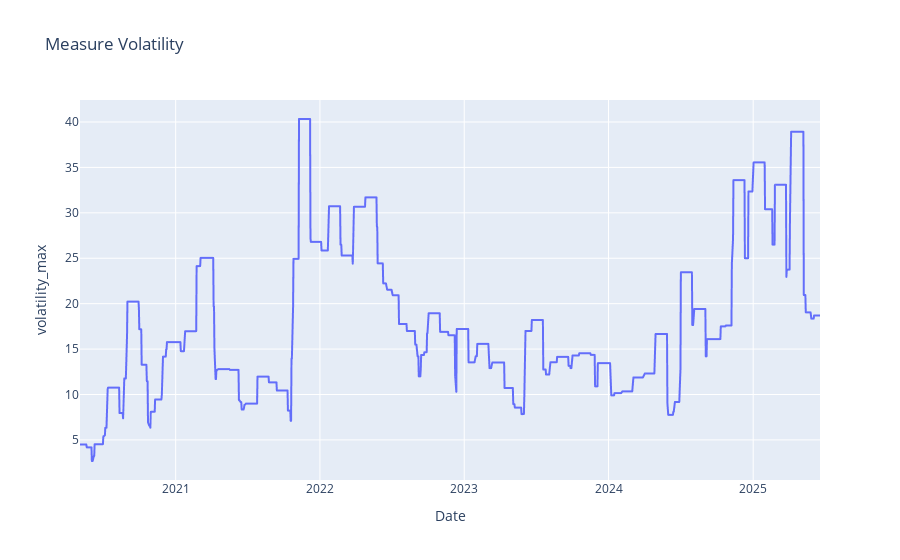

The notebook cell saved with this chart:
### Markdown cell above
### The Max Volatility for the entry into the market

### Code cell
fig = px.line(df_stock, x="Datum", y="volatility_max", title="Measure Volatility",labels={"Datum": "Date"})
fig.show()

### Figure 1 — Plotly figure (JSON) as saved in the notebook; plotly's stock layout.template omitted (floating-point values rounded to 4 significant figures; data arrays with more than 128 entries replaced by an {"elided": "..."} marker saying what was removed)
{"data": [{"hovertemplate": "Date=%{x}<br>volatility_max=%{y}<extra></extra>", "legendgroup": "", "line": {"color": "#636efa", "dash": "solid"}, "marker": {"symbol": "circle"}, "mode": "lines", "name": "", "showlegend": false, "type": "scattergl", "x": {"elided": "1309 str values"}, "xaxis": "x", "y": {"elided": "1309 float values"}, "yaxis": "y"}], "layout": {"legend": {"tracegroupgap": 0}, "title": {"text": "Measure Volatility"}, "xaxis": {"anchor": "y", "domain": [0, 1], "title": {"text": "Date"}}, "yaxis": {"anchor": "x", "domain": [0, 1], "title": {"text": "volatility_max"}}}}
